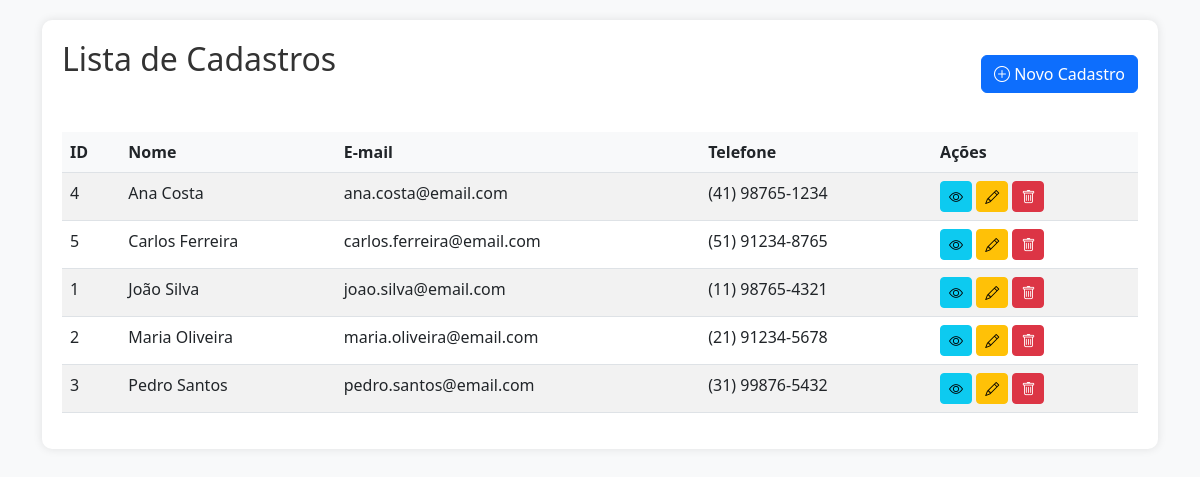
The page / on the database its author committed.
### tables this page shows
CREATE TABLE IF NOT EXISTS usuarios (
    id INT AUTO_INCREMENT PRIMARY KEY,
    nome VARCHAR(100) NOT NULL,
    email VARCHAR(100) NOT NULL,
    telefone VARCHAR(20) NOT NULL,
    endereco VARCHAR(200) NOT NULL,
    data_cadastro TIMESTAMP DEFAULT CURRENT_TIMESTAMP
);

### classes/conexao.class.php (called while the page is built, shortened)
<?php
class Conexao_simples
{
    private static $instance = null;
    private $conexao;
    private $servidor = "localhost";
    private $usuario = "root";
    private $senha = "";
    private $banco = "aula";
    private function __construct()
    {
        try {
            $this->conexao = mysqli_connect($this->servidor, $this->usuario, $this->senha, $this->banco);
            mysqli_set_charset($this->conexao, "utf8");
        } catch (Exception $e) {
            die("Erro na conexão: " . $e->getMessage());
        }
    }
    public static function getInstance()
    {
        if (self::$instance === null) {
            self::$instance = new self();
        }
        return self::$instance;
    }
    public function executarQuery($sql, $tipos = "", $parametros = [])
    {
        try {
            $stmt = mysqli_prepare($this->conexao, $sql);
            if (!mysqli_stmt_execute($stmt)) {
                $erro = mysqli_stmt_error($stmt);
                error_log("Erro na execução da query: " . $erro);
                throw new Exception("Erro na execução da query: " . $erro);
            }
            $resultado = mysqli_stmt_get_result($stmt);
            return $resultado;
        } catch (Exception $e) {
            error_log("Exceção na execução da query: " . $e->getMessage());
            throw $e;
        }
    }
}

### classes/usuario.class.php (called while the page is built, shortened)
<?php
require_once 'classes/conexao.class.php';
class Usuario
{
    private $db;
    public function __construct()
    {
        $this->db = Conexao_simples::getInstance();
    }
    public function listarTodos()
    {
        $sql = "SELECT * FROM usuarios ORDER BY nome";
        $resultado = $this->db->executarQuery($sql);
        $usuarios = [];
        while ($usuario = mysqli_fetch_assoc($resultado)) {
            $usuarios[] = $usuario;
        }
        return $usuarios;
    }
}

### index.php (the view, shortened to what this page needs)
<?php
require_once 'classes/usuario.class.php';
$usuario = new Usuario();
$usuarios = $usuario->listarTodos();
?>
<!DOCTYPE html>
<html lang="pt-BR">
<head>
    <link href="https://cdn.jsdelivr.net/npm/bootstrap@5.3.0/dist/css/bootstrap.min.css" rel="stylesheet">
    <link href="https://cdn.jsdelivr.net/npm/bootstrap-icons@1.11.1/font/bootstrap-icons.css" rel="stylesheet">
</head>
<body>
    <div class="container">
        <div class="table-container">
            <div class="d-flex justify-content-between align-items-center mb-4">
                <h2 class="page-title">Lista de Cadastros</h2>
                <a href="cadusuario.php?op=I" class="btn btn-primary">
                    <i class="bi bi-plus-circle"></i> Novo Cadastro
                </a>
            </div>
            <?php if (!empty($usuarios)) : ?>
                <div class="table-responsive">
                    <table class="table table-striped table-hover">
                        <thead>
                            <tr>
                                <th>ID</th>
                                <th>Nome</th>
                                <th>E-mail</th>
                                <th>Telefone</th>
                                <th>Ações</th>
                            </tr>
                        </thead>
                        <tbody>
                            <?php foreach ($usuarios as $row) : ?>
                                <tr>
                                    <td><?php echo $row['id']; ?></td>
                                    <td><?php echo htmlspecialchars($row['nome']); ?></td>
                                    <td><?php echo htmlspecialchars($row['email']); ?></td>
                                    <td><?php echo htmlspecialchars($row['telefone']); ?></td>
                                    <td>
                                        <button type="button" class="btn btn-info btn-sm"
                                                onclick="visualizarUsuario(<?php echo $row['id']; ?>)">
                                            <i class="bi bi-eye"></i>
                                        </button>
                                        <a href="cadusuario.php?op=A&id=<?php echo $row['id']; ?>"
                                           class="btn btn-warning btn-sm">
                                            <i class="bi bi-pencil"></i>
                                        </a>
                                        <form action="exec.usuario.php" method="POST" style="display: inline;">
                                            <button type="submit" class="btn btn-danger btn-sm"
                                                    onclick="return confirm('Tem certeza que deseja excluir este usuário?')">
                                                <i class="bi bi-trash"></i>
                                            </button>
                                        </form>
                                    </td>
                                </tr>
                            <?php endforeach; ?>
                        </tbody>
                    </table>
                </div>
            <?php else : ?>
                <div class="alert alert-info">
                    Nenhum usuário cadastrado.
                </div>
            <?php endif; ?>
        </div>
    </div>
</body>
</html>

### index.php (style rules this page uses)
body { background-color: #f8f9fa; padding: 20px; }
.table-container { background-color: white; padding: 20px; border-radius: 10px; box-shadow: 0 0 10px rgba(0,0,0,0.1); }
.page-title { color: #333; margin-bottom: 30px; }
.table th { background-color: #f8f9fa; }

### rows shown on the page
usuarios: id "4", nome "Ana Costa", email "ana.costa@email.com", telefone "(41) 98765-1234"
usuarios: id "5", nome "Carlos Ferreira", email "carlos.ferreira@email.com", telefone "(51) 91234-8765"
usuarios: id "1", nome "João Silva", email "joao.silva@email.com", telefone "(11) 98765-4321"
usuarios: id "2", nome "Maria Oliveira", email "maria.oliveira@email.com", telefone "(21) 91234-5678"
usuarios: id "3", nome "Pedro Santos", email "pedro.santos@email.com", telefone "(31) 99876-5432"
